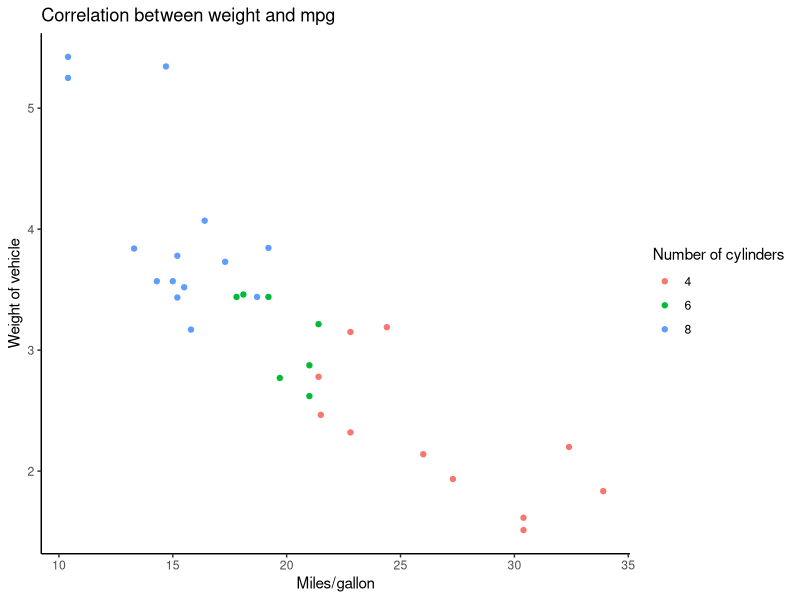

Here is the R script that generated this plot:
## ---- chunk 1
#| label: fig-corr
#| fig-cap-location: bottom
#| fig-align: left
#| fig-cap: "MPG Vs Weight of cars"
#| echo: false
library(ggplot2)
ggplot(data = mtcars,aes(x = mpg,y = wt,color = factor(cyl))) + geom_point() + theme_classic() + labs(color = "Number of cylinders",x = "Miles/gallon",y = "Weight of vehicle") + ggtitle("Correlation between weight and mpg")
## ---- chunk 2
#| echo: false
2 * 2
